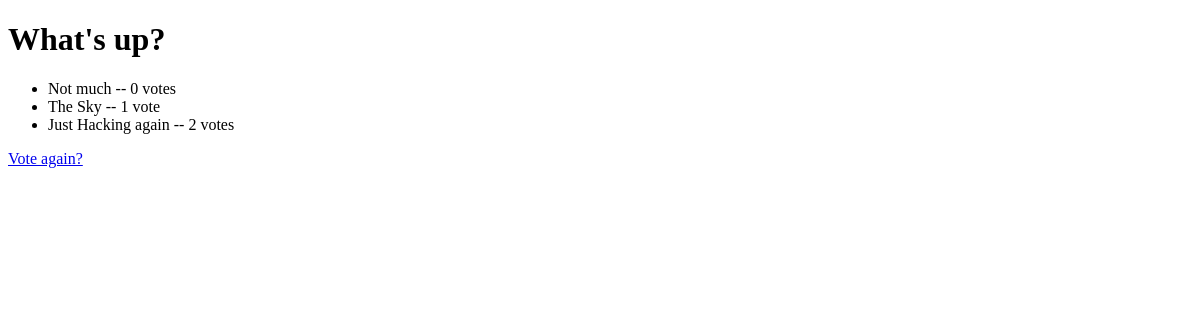
/polls/1/results/, run on an earlier commit of the app's database.
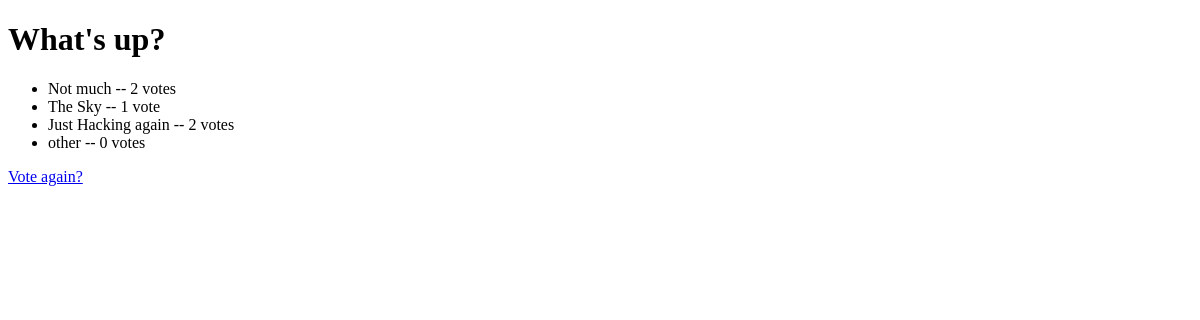
And on a later commit of the database.
### polls/models.py (models this page shows, shortened)
class Question(models.Model):
    question_text = models.CharField(max_length=200)
    pub_date = models.DateTimeField("date published")

class Choice(models.Model):
    question = models.ForeignKey(Question, on_delete=models.CASCADE)
    choice_text = models.CharField(max_length=200)
    votes = models.IntegerField(default=0)

### polls/views.py (the view)
# urls.py: path("<int:pk>/results/", views.ResultsView.as_view(), name="results"),
class ResultsView(generic.DetailView):
    model = Question
    template_name = "polls/results.html"

### polls/templates/polls/results.html (shortened to what this page needs)
<!DOCTYPE html>
<html lang="en">
<head>
</head>
<body>
    <h1>{{ question.question_text }}</h1>
<ul>
{% for choice in question.choice_set.all %}
    <li>{{ choice.choice_text }} -- {{ choice.votes }} vote{{ choice.votes|pluralize }}</li>
{% endfor %}
</ul>
<a href="{% url 'polls:detail' question.id %}">Vote again?</a>
</body>
</html>

What changed in the data, as far as the page shows it:
changed Choice "Not much": votes "0" → "2"
added Choice: choice_text "other", votes "0"
